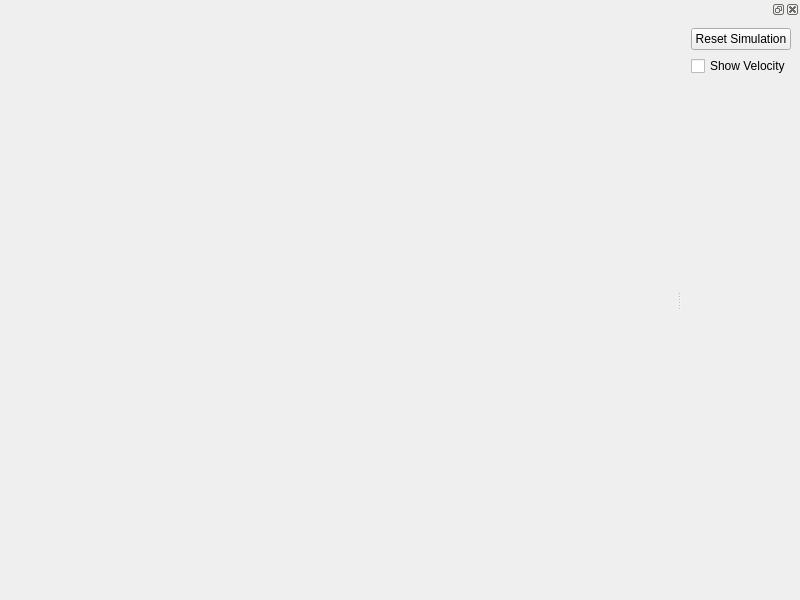
<?xml version="1.0" encoding="UTF-8"?>
<ui version="4.0">
 <class>MainWindow</class>
 <widget class="QMainWindow" name="MainWindow">
  <property name="geometry">
   <rect>
    <x>0</x>
    <y>0</y>
    <width>800</width>
    <height>600</height>
   </rect>
  </property>
  <property name="windowTitle">
   <string>MainWindow</string>
  </property>
  <widget class="SimulationView" name="simulationView"/>
  <widget class="QDockWidget" name="dockWidget">
   <attribute name="dockWidgetArea">
    <number>2</number>
   </attribute>
   <widget class="QWidget" name="dockWidgetContents">
    <layout class="QVBoxLayout" name="verticalLayout_2">
     <item>
      <widget class="QPushButton" name="resetButton">
       <property name="text">
        <string>Reset Simulation</string>
       </property>
      </widget>
     </item>
     <item>
      <widget class="QCheckBox" name="showVelocityCheckbox">
       <property name="text">
        <string>Show Velocity</string>
       </property>
      </widget>
     </item>
     <item>
      <spacer name="verticalSpacer">
       <property name="orientation">
        <enum>Qt::Vertical</enum>
       </property>
       <property name="sizeHint" stdset="0">
        <size>
         <width>20</width>
         <height>40</height>
        </size>
       </property>
      </spacer>
     </item>
    </layout>
   </widget>
  </widget>
 </widget>
 <customwidgets>
  <customwidget>
   <class>SimulationView</class>
   <extends>QWidget</extends>
   <header>SimulationView.h</header>
   <container>1</container>
  </customwidget>
 </customwidgets>
 <resources/>
 <connections/>
</ui>
